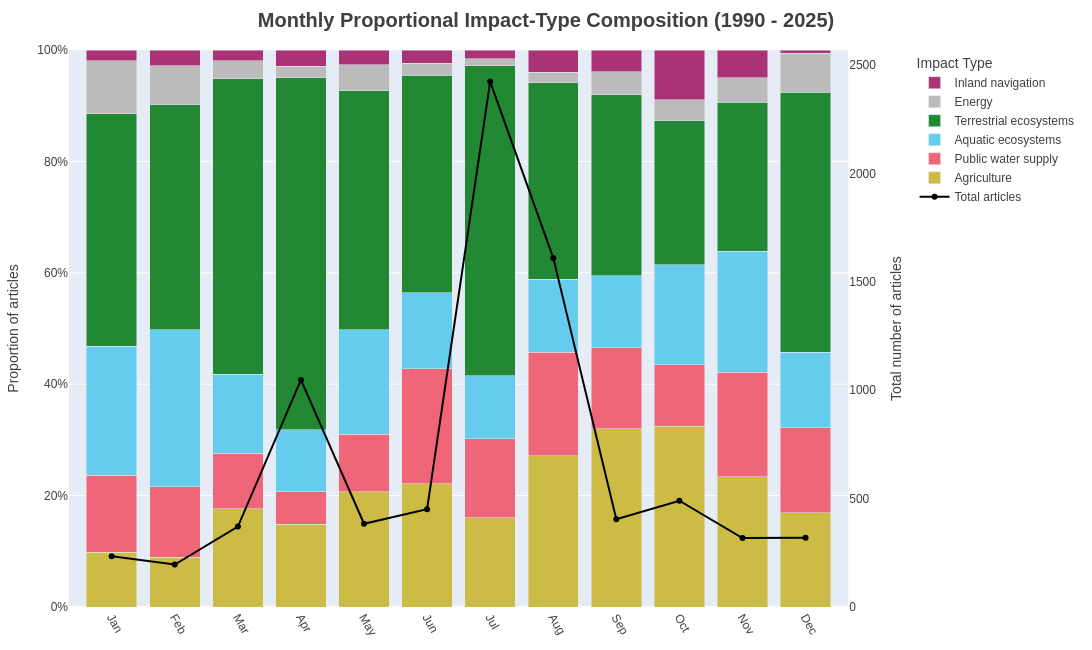

Notebook code cell kept with this figure:
### Markdown cell above
## 4.4.3 — Monthly impact-type composition (thesis Figure 13)
All years collapsed by calendar month. As in the thesis figure, each article counts under
its dominant impact type (the type with the most impact sentences; ties all kept). The
line is the number of articles per calendar month.

### Code cell
# ============================================================================
# 4.4.3 (monthly) — PARAMETERS
# ============================================================================
FIG443M_LANGUAGES = LANGUAGES
FIG443M_START_YEAR = 1990
FIG443M_END_YEAR = 2025
FIG443M_METHOD = "dominant"     # "dominant" (thesis Figure 13) or "all_types" (see the yearly cell)

# ============================================================================
# 4.4.3 (monthly) — PLOT
# ============================================================================
MONTH_LABELS = {1: "Jan", 2: "Feb", 3: "Mar", 4: "Apr", 5: "May", 6: "Jun",
                7: "Jul", 8: "Aug", 9: "Sep", 10: "Oct", 11: "Nov", 12: "Dec"}

_years = sentence_impacts.loc[sentence_impacts["language"].isin(FIG443M_LANGUAGES), "year"]
y0, y1 = resolve_year_range(_years, FIG443M_START_YEAR, FIG443M_END_YEAR)
assigned = impact_types_per_article(FIG443M_LANGUAGES, y0, y1, FIG443_IMPACT_GROUPS, FIG443_REQUIRE_CANTON,
                                    FIG443M_METHOD)

if assigned.empty:
    print("Skipping: no data for the chosen parameters.")
else:
    monthly = assigned.groupby(["month", "impact_group"]).size().rename("article_count")
    grid = pd.MultiIndex.from_product([range(1, 13), FIG443_IMPACT_GROUPS], names=["month", "impact_group"])
    monthly = monthly.reindex(grid, fill_value=0).reset_index()
    monthly["pair_total"] = monthly.groupby("month")["article_count"].transform("sum")
    monthly = monthly[monthly["pair_total"] > 0].copy()
    monthly["proportion"] = monthly["article_count"] / monthly["pair_total"]
    monthly["month_name"] = monthly["month"].map(MONTH_LABELS)

    fig = make_subplots(specs=[[{"secondary_y": True}]])
    for impact in FIG443_IMPACT_GROUPS:
        s = monthly[monthly["impact_group"] == impact]
        fig.add_trace(go.Bar(x=s["month_name"], y=s["proportion"], name=impact,
                             marker_color=IMPACT_GROUP_COLORS.get(impact, "#999999"),
                             hovertemplate="Month=%{x}<br>Impact=%{fullData.name}<br>Proportion=%{y:.2%}<extra></extra>"),
                      secondary_y=False)
    # line = number of distinct articles per calendar month
    totals = (assigned.drop_duplicates(["language", "file"]).groupby("month").size()
              .reindex(range(1, 13), fill_value=0).rename("n").reset_index())
    totals["month_name"] = totals["month"].map(MONTH_LABELS)
    fig.add_trace(go.Scatter(x=totals["month_name"], y=totals["n"], name="Total articles",
                             mode="lines+markers", legendrank=1, line=dict(color="black", width=2),
                             marker=dict(size=6), hovertemplate="Month=%{x}<br>Total=%{y}<extra></extra>"),
                  secondary_y=True)
    fig.update_layout(
        barmode="stack", height=650, width=1200,
        title=dict(text="<b>Monthly Proportional Impact-Type Composition (1990 - 2025)</b>", x=0.5, xanchor="center",
                   y=0.98, yanchor="top", font=dict(family=PLOTLY_FONT["family"], size=20, color=TEXT_COLOR)),
        legend_title_text="Impact Type", margin=dict(t=50, r=50, l=60, b=40), font=PLOTLY_FONT,
    )
    fig.update_yaxes(title_text="Proportion of articles", tickformat=".0%", range=[0, 1], secondary_y=False)
    fig.update_yaxes(title_text="Total number of articles", tickmode="auto", rangemode="tozero",
                     showgrid=False, secondary_y=True)
    fig.update_xaxes(tickangle=60, categoryorder="array", categoryarray=list(MONTH_LABELS.values()))
    fig.show()
    save_plotly(fig, "4.4.3_monthly_impact_compositions.png")

### Figure 1 — Plotly figure (JSON) as saved in the notebook; plotly's stock layout.template omitted (floating-point values rounded to 4 significant figures)
{"data": [{"hovertemplate": "Month=%{x}<br>Impact=%{fullData.name}<br>Proportion=%{y:.2%}<extra></extra>", "marker": {"color": "#CCBB44"}, "name": "Agriculture", "type": "bar", "x": ["Jan", "Feb", "Mar", "Apr", "May", "Jun", "Jul", "Aug", "Sep", "Oct", "Nov", "Dec"], "xaxis": "x", "y": [0.09843, 0.0892, 0.176, 0.1487, 0.2073, 0.2209, 0.16, 0.2712, 0.3203, 0.3245, 0.2342, 0.1695], "yaxis": "y"}, {"hovertemplate": "Month=%{x}<br>Impact=%{fullData.name}<br>Proportion=%{y:.2%}<extra></extra>", "marker": {"color": "#EE6677"}, "name": "Public water supply", "type": "bar", "x": ["Jan", "Feb", "Mar", "Apr", "May", "Jun", "Jul", "Aug", "Sep", "Oct", "Nov", "Dec"], "xaxis": "x", "y": [0.1378, 0.1268, 0.1002, 0.05841, 0.1024, 0.2071, 0.1424, 0.1858, 0.1452, 0.1101, 0.1873, 0.1525], "yaxis": "y"}, {"hovertemplate": "Month=%{x}<br>Impact=%{fullData.name}<br>Proportion=%{y:.2%}<extra></extra>", "marker": {"color": "#66CCEE"}, "name": "Aquatic ecosystems", "type": "bar", "x": ["Jan", "Feb", "Mar", "Apr", "May", "Jun", "Jul", "Aug", "Sep", "Oct", "Nov", "Dec"], "xaxis": "x", "y": [0.2323, 0.2817, 0.1418, 0.1115, 0.1878, 0.1361, 0.1128, 0.1312, 0.129, 0.1803, 0.2176, 0.1356], "yaxis": "y"}, {"hovertemplate": "Month=%{x}<br>Impact=%{fullData.name}<br>Proportion=%{y:.2%}<extra></extra>", "marker": {"color": "#228833"}, "name": "Terrestrial ecosystems", "type": "bar", "x": ["Jan", "Feb", "Mar", "Apr", "May", "Jun", "Jul", "Aug", "Sep", "Oct", "Nov", "Dec"], "xaxis": "x", "y": [0.4173, 0.4038, 0.5306, 0.6319, 0.4293, 0.3905, 0.5568, 0.3531, 0.3249, 0.2581, 0.2672, 0.4661], "yaxis": "y"}, {"hovertemplate": "Month=%{x}<br>Impact=%{fullData.name}<br>Proportion=%{y:.2%}<extra></extra>", "marker": {"color": "#BBBBBB"}, "name": "Energy", "type": "bar", "x": ["Jan", "Feb", "Mar", "Apr", "May", "Jun", "Jul", "Aug", "Sep", "Oct", "Nov", "Dec"], "xaxis": "x", "y": [0.09449, 0.07042, 0.03178, 0.02035, 0.04634, 0.0217, 0.0121, 0.01916, 0.04147, 0.03795, 0.04408, 0.07062], "yaxis": "y"}, {"hovertemplate": "Month=%{x}<br>Impact=%{fullData.name}<br>Proportion=%{y:.2%}<extra></extra>", "marker": {"color": "#AA3377"}, "name": "Inland navigation", "type": "bar", "x": ["Jan", "Feb", "Mar", "Apr", "May", "Jun", "Jul", "Aug", "Sep", "Oct", "Nov", "Dec"], "xaxis": "x", "y": [0.01969, 0.02817, 0.01956, 0.0292, 0.02683, 0.02367, 0.016, 0.03949, 0.03917, 0.08918, 0.04959, 0.00565], "yaxis": "y"}, {"hovertemplate": "Month=%{x}<br>Total=%{y}<extra></extra>", "legendrank": 1, "line": {"color": "black", "width": 2}, "marker": {"size": 6}, "mode": "lines+markers", "name": "Total articles", "type": "scatter", "x": ["Jan", "Feb", "Mar", "Apr", "May", "Jun", "Jul", "Aug", "Sep", "Oct", "Nov", "Dec"], "xaxis": "x", "y": [234, 196, 371, 1047, 384, 451, 2423, 1610, 405, 490, 318, 319], "yaxis": "y2"}], "layout": {"barmode": "stack", "font": {"color": "#404040", "family": "Arial, Helvetica, sans-serif", "size": 12}, "height": 650, "legend": {"title": {"text": "Impact Type"}}, "margin": {"b": 40, "l": 60, "r": 50, "t": 50}, "title": {"font": {"color": "#404040", "family": "Arial, Helvetica, sans-serif", "size": 20}, "text": "<b>Monthly Proportional Impact-Type Composition (1990 - 2025)</b>", "x": 0.5, "xanchor": "center", "y": 0.98, "yanchor": "top"}, "width": 1200, "xaxis": {"anchor": "y", "categoryarray": ["Jan", "Feb", "Mar", "Apr", "May", "Jun", "Jul", "Aug", "Sep", "Oct", "Nov", "Dec"], "categoryorder": "array", "domain": [0, 0.94], "tickangle": 60}, "yaxis": {"anchor": "x", "domain": [0, 1], "range": [0, 1], "tickformat": ".0%", "title": {"text": "Proportion of articles"}}, "yaxis2": {"anchor": "x", "overlaying": "y", "rangemode": "tozero", "showgrid": false, "side": "right", "tickmode": "auto", "title": {"text": "Total number of articles"}}}}
